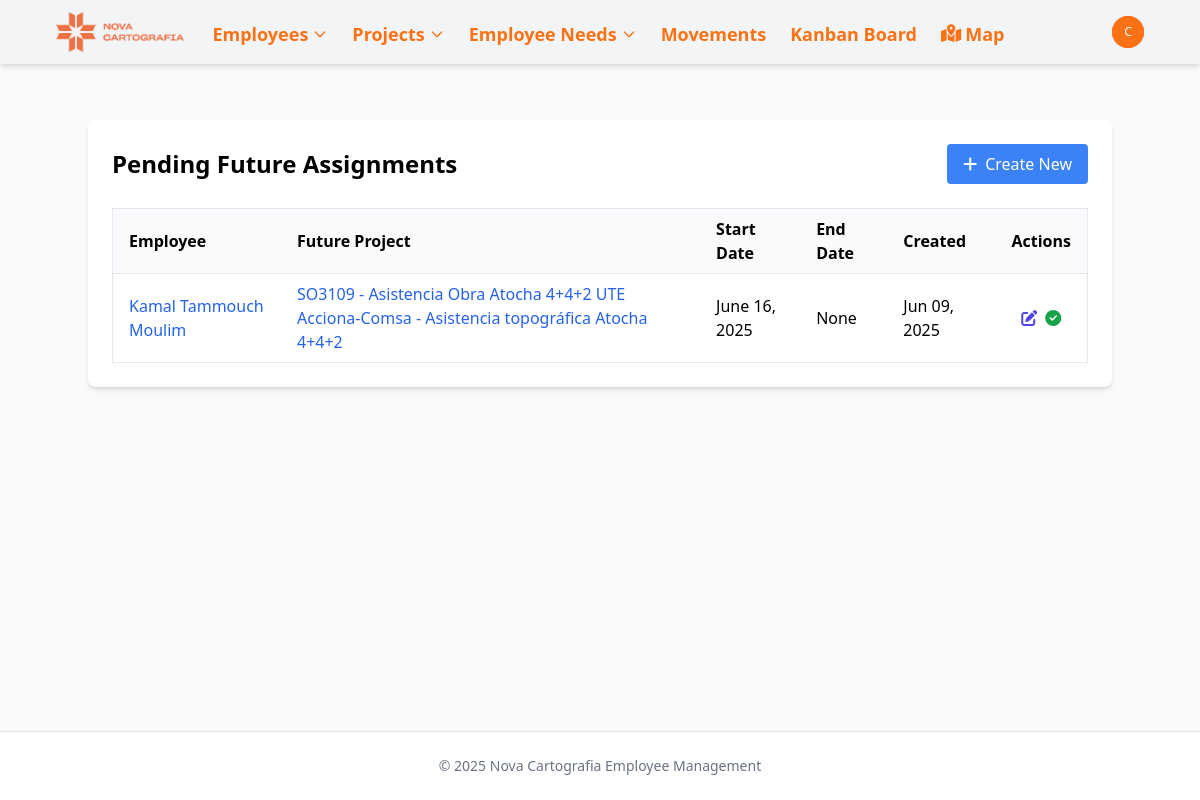
/future-assignments/ (signed in), run on the app's committed database.
### novacartografia_employee_management/models.py (models this page shows, shortened)
class GetEmployeeLocked(models.Model):
    next_project = models.ForeignKey(Project, on_delete=models.CASCADE,
                                    related_name='future_employee_assignments',
                                    help_text="The project the employee will be assigned to")
    employee = models.ForeignKey(Employee, on_delete=models.CASCADE,  # Cambiado de ManyToManyField a ForeignKey
                               related_name='future_assignment',
                               null=True,  # Añadido para la migración
                               blank=True,  # Añadido para la migración
                               help_text="The employee to be assigned to the project")
    start_date = models.DateField(help_text="When the employee should start in the new project")
    end_date = models.DateField(help_text="When the employee should end in the new project", null=True, blank=True)
    created_at = models.DateTimeField(auto_now_add=True)
    fulfilled = models.BooleanField(default=False,
                                   help_text="When marked as fulfilled, the employee will be assigned to the new project")
    class Meta:
        verbose_name = "Future Employee Assignment"
        verbose_name_plural = "Future Employee Assignments"

class Employee(models.Model):
    name = models.CharField(max_length=100)
    job = models.CharField(max_length=100)
    project_id = models.ForeignKey(Project, on_delete=models.SET_NULL, related_name='employee_set', blank=True, null=True)
    street = models.CharField(max_length=100, blank=True, null=True)
    city = models.CharField(max_length=100, blank=True, null=True)
    active = models.BooleanField(default=True, help_text="Indicates if the employee is currently active")
    start_date = models.DateField(default=timezone.now, help_text="When the employee started working", null=True, blank=True)
    end_date = models.DateField(blank=True, null=True, help_text="When the employee ended working, if applicable")
    state = models.CharField(max_length=50, default='valencia',
           choices=[
                ('Araba (Álava)', 'Álava'),
                ('Albacete', 'Albacete'),
                ('Alacant (Alicante)', 'Alicante'),
                ('Almería', 'Almería'),
                ('Asturias', 'Asturias'),
                ('Ávila', 'Ávila'),
                ('Badajoz', 'Badajoz'),
                ('Barcelona', 'Barcelona'),
                ('Burgos', 'Burgos'),
                ('Cáceres', 'Cáceres'),
                ('Cádiz', 'Cádiz'),
                ('Cantabria', 'Cantabria'),
                ('Castelló (Castellón)', 'Castellón'),
                ('Ceuta', 'Ceuta'),
                ('Ciudad Real', 'Ciudad Real'),
                ('Córdoba', 'Córdoba'),
                ('Cuenca', 'Cuenca'),
                ('Gerona', 'Gerona'),
                ('Granada', 'Granada'),
                ('Guadalajara', 'Guadalajara'),
                ('Gipuzkoa (Guipúzcoa)', 'Guipúzcoa'),
                ('Huelva', 'Huelva'),
                ('Huesca', 'Huesca'),
                ('Islas Baleares', 'Islas Baleares'),
                ('Jaén', 'Jaén'),
                ('A Coruña (La Coruña)', 'La Coruña'),
                ('La Rioja', 'La Rioja'),
                ('Las Palmas', 'Las Palmas'),
                ('León', 'León'),
                ('Lérida', 'Lérida'),
                ('Lleida', 'Lérida'),  # Agregado porque aparece en tu CSV
                ('Lugo', 'Lugo'),
                ('Madrid', 'Madrid'),
                ('Málaga', 'Málaga'),
                ('Melilla', 'Melilla'),
                ('Murcia', 'Murcia'),
                ('Navarra (Nafarroa)', 'Navarra'),  # Corregido para coincidir con el CSV
                ('Orense', 'Orense'),
                ('Palencia', 'Palencia'),
                ('Pontevedra', 'Pontevedra'),
                ('Salamanca', 'Salamanca'),
                ('Santa Cruz de Tenerife', 'Santa Cruz de Tenerife'),
                ('Segovia', 'Segovia'),
                ('Sevilla', 'Sevilla'),
                ('Soria', 'Soria'),
                ('Tarragona', 'Tarragona'),
                ('Teruel', 'Teruel'),
                ('Toledo', 'Toledo'),
                ('Valencia', 'Valencia'),
                ('Valladolid', 'Valladolid'),
                ('Bizkaia (Vizcaya)', 'Vizcaya'),
                ('Zamora', 'Zamora'),
                ('Zaragoza', 'Zaragoza'),
            ])
    latitude = models.FloatField(null=True, blank=True)
    longitude = models.FloatField(null=True, blank=True)
    academic_training = models.CharField(max_length=100, blank=True, null=True)
    driver_license = models.BooleanField(default=False)
    twenty_hours = models.BooleanField(default=False)
    sixty_hours = models.BooleanField(default=False)
    confine = models.BooleanField(default=False)
    height = models.BooleanField(default=False)
    mining = models.BooleanField(default=False)
    railway_carriage = models.BooleanField(default=False)
    railway_mounting = models.BooleanField(default=False)
    building = models.BooleanField(default=False)
    office_work = models.BooleanField(default=False)
    scanner = models.BooleanField(default=False)
    leveling = models.BooleanField(default=False)
    static = models.BooleanField(default=False)
    drag = models.BooleanField(default=False)
    locked = models.BooleanField(default=False, help_text="Indicates if the employee is locked for a future project")

class Project(models.Model):
    PROJECT_TYPES = [
        ('external', 'Obra'),
        ('project', 'Proyecto'),
    ]
    MANAGER_TYPES = [
        ('Jose Cuesta Mejías', 'Cuesta'),
        ('Javier Marín Gimeno', 'Javi'),
        ('Guillermo Boscá Gómez', 'Guillermo'),
        ('Miguel Ángel Martínez García', 'Miguel Ángel'),
        ('Óscar López Valverde', 'Óscar'),
    ]
    name = models.CharField(max_length=100)
    type = models.CharField(max_length=50, choices=PROJECT_TYPES, default='proyecto')
    description = models.TextField(blank=True, null=True)
    manager = models.CharField(max_length=50, choices=MANAGER_TYPES, null=True, blank=True)
    state = models.CharField(max_length=50, null=True, blank=True, )
    academic_training = models.CharField(max_length=100, blank=True, null=True)
    twenty_hours = models.BooleanField(default=False)
    sixty_hours = models.BooleanField(default=False)
    confine = models.BooleanField(default=False)
    height = models.BooleanField(default=False)
    mining = models.BooleanField(default=False)
    railway_carriage = models.BooleanField(default=False)
    railway_mounting = models.BooleanField(default=False)
    building = models.BooleanField(default=False)
    office_work = models.BooleanField(default=False)
    scanner = models.BooleanField(default=False)
    leveling = models.BooleanField(default=False)
    static = models.BooleanField(default=False)
    drag = models.BooleanField(default=False)

### novacartografia_employee_management/views.py (the view)
# urls.py: path('future-assignments/', views.get_employee_locked_list, name='get_employee_locked_list'),
@login_required
def get_employee_locked_list(request):
    future_assignments = GetEmployeeLocked.objects.filter(fulfilled=False)
    return render(request, 'novacartografia_employee_management/future_assignment_list.html', {
        'future_assignments': future_assignments,
    })

### templates/novacartografia_employee_management/future_assignment_list.html (shortened to what this page needs)
{% extends 'base.html' %}
{% block content %}
<div class="max-w-5xl mx-auto bg-white p-6 rounded-lg shadow-md">
  <div class="flex justify-between items-center mb-6">
    <h1 class="text-2xl font-bold">Pending Future Assignments</h1>
    <a href="{% url 'get_employee_locked_create' %}" class="bg-blue-500 hover:bg-blue-600 text-white px-4 py-2 rounded flex items-center">
      <i class="fas fa-plus mr-2"></i> Create New
    </a>
  </div>
  {% if future_assignments %}
    <div class="overflow-x-auto">
      <table class="min-w-full bg-white border border-gray-200">
        <thead>
          <tr>
            <th class="py-2 px-4 border-b border-gray-200 bg-gray-50 text-left">Employee</th>
            <th class="py-2 px-4 border-b border-gray-200 bg-gray-50 text-left">Future Project</th>
            <th class="py-2 px-4 border-b border-gray-200 bg-gray-50 text-left">Start Date</th>
            <th class="py-2 px-4 border-b border-gray-200 bg-gray-50 text-left">End Date</th>
            <th class="py-2 px-4 border-b border-gray-200 bg-gray-50 text-left">Created</th>
            <th class="py-2 px-4 border-b border-gray-200 bg-gray-50 text-center">Actions</th>
          </tr>
        </thead>
        <tbody>
          {% for assignment in future_assignments %}
            <tr class="hover:bg-gray-100">
              <td class="py-2 px-4 border-b border-gray-200">
                <a href="{% url 'employee_detail' assignment.employee.id %}" class="text-blue-600 hover:text-blue-800">
                  {{ assignment.employee.name }}
                </a>
              </td>
              <td class="py-2 px-4 border-b border-gray-200">
                <a href="{% url 'project_detail' assignment.next_project.id %}" class="text-blue-600 hover:text-blue-800">
                  {{ assignment.next_project.name }}
                </a>
              </td>
              <td class="py-2 px-4 border-b border-gray-200">{{ assignment.start_date }}</td>
              <td class="py-2 px-4 border-b border-gray-200">{{ assignment.end_date }}</td>
              <td class="py-2 px-4 border-b border-gray-200">{{ assignment.created_at|date:"M d, Y" }}</td>
              <td class="py-2 px-4 border-b border-gray-200 text-center">
                <div class="flex justify-center space-x-2">
                  <a href="{% url 'get_employee_locked_update' assignment.id %}" class="text-indigo-600 hover:text-indigo-900" title="Edit">
                    <i class="fas fa-edit"></i>
                  </a>
                  <a href="{% url 'get_employee_locked_fulfill' assignment.id %}" class="text-green-600 hover:text-green-800" title="Fulfill">
                    <i class="fas fa-check-circle"></i>
                  </a>
                </div>
              </td>
            </tr>
          {% endfor %}
        </tbody>
      </table>
    </div>
  {% endif %}
</div>
{% endblock %}

### templates/base.html (shortened to what this page needs)
<!DOCTYPE html>
<html lang="en">
<head>
    <script src="https://cdn.tailwindcss.com"></script>
    <link rel="stylesheet" href="https://cdnjs.cloudflare.com/ajax/libs/font-awesome/6.7.2/css/all.min.css">
    {% load static %}
    <script src="{% static 'js/tailwind.config.js' %}"></script>
</head>
<body class="bg-gray-50 min-h-screen flex flex-col ">
    <nav class="navbar-drpdown-container bg-gray-100 shadow-md">
        <div class="content-container">
            <div class="flex justify-between h-16 ml-6">
                <div class="flex items-center">
                    <div class="flex-shrink-0 flex items-center">
                        <a href="{% url 'home' %}" class="text-orange-500 font-bold text-xl">
                            <img class="mx-auto h-10 w-auto" src="{% static 'images/952.png' %}" alt="Nova Workers Management Logo">
                        </a>
                    </div>
                    <div class="hidden sm:ml-6 sm:flex sm:space-x-4">
                        <div class="relative" x-data="{ navEmployeesOpen: false }">
                            <button @click="navEmployeesOpen = !navEmployeesOpen" class="text-orange-500 hover:text-orange-700 border-transparent inline-flex items-center px-1 pt-1 text-lg font-bold">
                                <span>Employees</span>
                                <svg class="ml-1 w-4 h-4" fill="none" stroke="currentColor" viewBox="0 0 24 24" xmlns="http://www.w3.org/2000/svg"><path stroke-linecap="round" stroke-linejoin="round" stroke-width="2" d="M19 9l-7 7-7-7"></path></svg>
                            </button>
                        </div>
                        <div class="relative" x-data="{ navProjectsOpen: false }">
                            <button @click="navProjectsOpen = !navProjectsOpen" class="text-orange-500 hover:text-orange-700 border-transparent inline-flex items-center px-1 pt-1 text-lg font-bold">
                                <span>Projects</span>
                                <svg class="ml-1 w-4 h-4" fill="none" stroke="currentColor" viewBox="0 0 24 24" xmlns="http://www.w3.org/2000/svg"><path stroke-linecap="round" stroke-linejoin="round" stroke-width="2" d="M19 9l-7 7-7-7"></path></svg>
                            </button>
                        </div>
                        <div class="relative" x-data="{ navNeedsOpen: false }">
                            <button @click="navNeedsOpen = !navNeedsOpen" class="text-orange-500 hover:text-orange-700 border-transparent inline-flex items-center px-1 pt-1 text-lg font-bold">
                                <span>Employee Needs</span>
                                <svg class="ml-1 w-4 h-4" fill="none" stroke="currentColor" viewBox="0 0 24 24" xmlns="http://www.w3.org/2000/svg"><path stroke-linecap="round" stroke-linejoin="round" stroke-width="2" d="M19 9l-7 7-7-7"></path></svg>
                            </button>
                        </div>
                        <a href="{% url 'movement_list' %}" class="text-orange-500 hover:text-orange-700 border-transparent inline-flex items-center px-1 pt-1 text-lg font-bold">
                            Movements
                        </a>
                        <a href="{% url 'kanban_board' %}" class="text-orange-500 hover:text-orange-700 border-transparent inline-flex items-center px-1 pt-1 text-lg font-bold">
                            Kanban Board
                        </a>
                        <a href="{% url 'project_map' %}" class="text-orange-500 hover:text-orange-700 border-transparent inline-flex items-center px-1 pt-1 text-lg font-bold">
                            <i class="fas fa-map-marked-alt mr-1"></i> Map
                        </a>
                    </div>
                </div>
                <div class="hidden sm:ml-6 mr-6 sm:flex sm:items-center">
                    {% if user.is_authenticated %}
                        <div class="ml-3 relative" x-data="{ open: false }">
                            <div>
                                <button @click="open = !open" type="button" class="bg-orange-600 flex text-sm rounded-full focus:outline-none focus:ring-2 focus:ring-offset-2 focus:ring-offset-primary-800 focus:ring-white">
                                    <span class="inline-flex items-center justify-center h-8 w-8 rounded-full bg-orange-500">
                                        <span class="text-xs font-medium leading-none text-white">{{ user.username|slice:":1" }}</span>
                                    </span>
                                </button>
                            </div>
                        </div>
                    {% else %}
                        <a href="{% url 'login' %}" class="text-gray-100 hover:text-white text-sm font-medium">Login</a>
                    {% endif %}
                </div>
            </div>
        </div>
    </nav>
    <div class="content-container py-4">
    </div>
    <main class="flex-grow">
        <div class="content-container py-6">
            {% block content %}{% endblock %}
        </div>
    </main>
    <footer class="bg-white border-t border-gray-200">
        <div class="content-container py-6">
            <p class="text-center text-sm text-gray-500">&copy; {% now "Y" %} Nova Cartografia Employee Management</p>
        </div>
    </footer>
</body>
</html>

### data on the page
GetEmployeeLocked: employee.name "Kamal Tammouch Moulim", next_project.name "SO3109 - Asistencia Obra Atocha 4+4+2 UTE Acciona-Comsa - Asistencia topográfica Atocha 4+4+2", start_date "June 16, 2025", end_date "None", created_at "Jun 09, 2025"

### other printed values
{{ user.username|slice:":1" }} "C"
